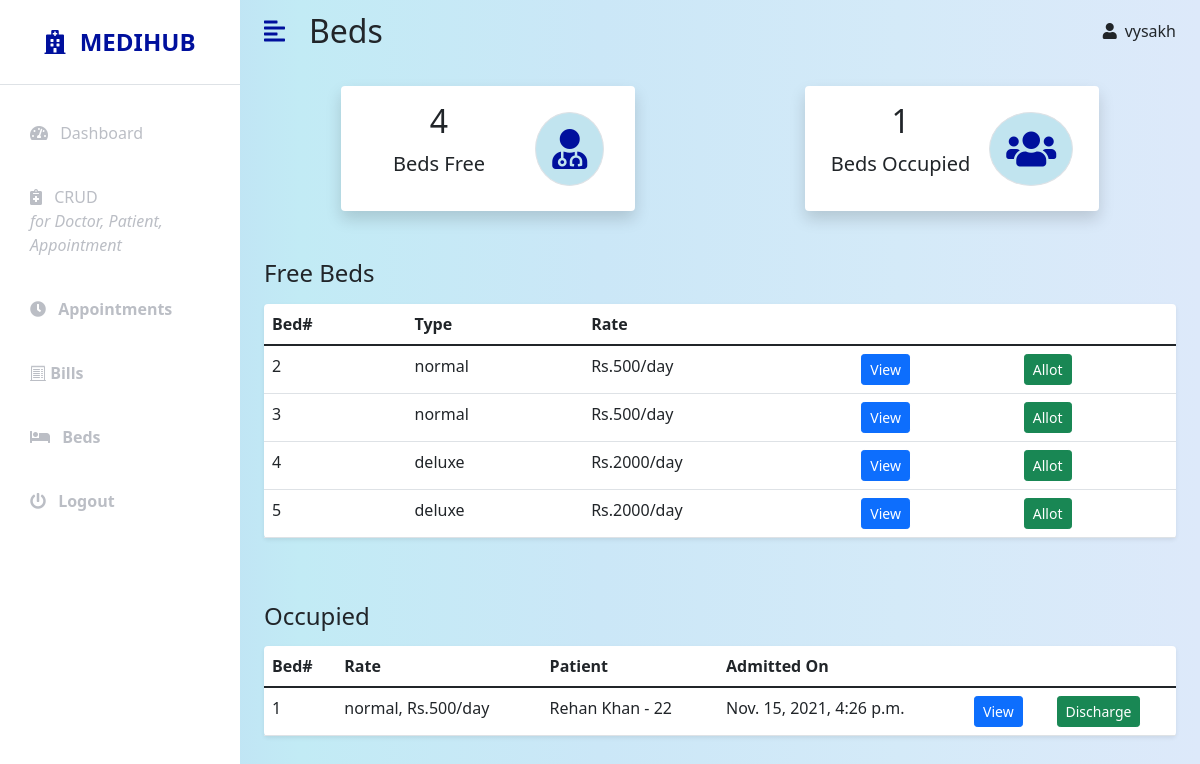
Screenshot of /adminapp/beds/ (signed in) with the database file from the repository.
### hospital/models.py (models this page shows, shortened)
class Bed(models.Model):
    type = models.CharField(max_length=20, default='normal')
    rate = models.IntegerField(default=500)
    occupied = models.BooleanField(default=False)
    @property
    def currentInstance(self):
        return self.bedinstance_set.get(discharged=False)

class BedInstance(models.Model):
    bed = models.ForeignKey(Bed, on_delete=SET_NULL, null=True, blank=True)
    patient = models.ForeignKey(Patient, on_delete=SET_NULL, null=True, blank=True)
    admitted_on = models.DateTimeField(auto_now_add=True)
    discharged_on = models.DateTimeField(null=True, blank=True)
    discharged = models.BooleanField(default=False)
    class Meta:
        ordering = ['-admitted_on']

class Patient(models.Model):
    GENDER_CHOICES = [
        ('M', 'Male'),
        ('F', 'Female'),
        ('X', 'Other'),
    ]
    user = models.OneToOneField(User, on_delete=models.CASCADE, null=True, blank=True)
    first_name = models.CharField(max_length=50, null=True, blank=True)
    last_name = models.CharField(max_length=50, null=True, blank=True)
    gender = models.CharField(max_length=1, choices=GENDER_CHOICES, null=True, blank=True)
    dob = models.DateField(null=True, blank=True)
    phone = models.CharField(max_length=10, null=True, blank=True)
    address = models.TextField(max_length=400, null=True, blank=True)
    email = models.CharField(max_length=100, null=True, blank=True)
    admitted = models.BooleanField(default=False)
    def __str__(self):
        return f'{self.first_name} {self.last_name} - {self.id}'

### adminapp/views.py (the view)
# urls.py: path('beds/', views.bedManagementList, name='bed-management-list'),
@login_required(login_url='admin-login')
@user_passes_test(is_admin, login_url='admin-login')
def bedManagementList(request):
    occupied_no = Bed.objects.filter(occupied=True).count()
    occupied_beds = Bed.objects.filter(occupied=True)
    free_no = Bed.objects.filter(occupied=False).count()
    free_beds = Bed.objects.filter(occupied=False)
    context = {
        'occupied_no': occupied_no,
        'occupied_beds': occupied_beds,
        'free_no': free_no,
        'free_beds': free_beds,
    }
    return render(request, 'adminapp/beds_list.html', context)

### adminapp/views.py (called while the page is built)
def is_admin(user):
    return user.groups.filter(name = 'Administrators').exists()

### adminapp/templates/adminapp/beds_list.html
{% extends 'adminapp/base.html' %}
{% block content %}
<nav class="navbar navbar-expand-lg navbar-light bg-transparent py-1 px-4">
    <div class="d-flex align-items-center justify-content-end">
        <i class="fas fa-align-left primary-text fs-4 me-3" id="menu-toggle"></i>
        <h2 class="fs-2 m-2">Beds</h2>
    </div>
    <div class="collapse navbar-collapse" id="navbarSupportedContent">
        <ul class="navbar-nav ms-auto mb-2 mb-lg-0">
            <li class="nav-item dropdown">
                    <i class="fas fa-user me-2"></i>{{user.username}}
            </li>
        </ul>
    </div>
</nav>
<div class="container-fluid px-4 ">
    <div class="row g-3 my-2 d-flex justify-content-around">
        <div class="col-md-4">
            <div class="p-3 bg-white shadow d-flex justify-content-around align-items-center rounded">
                <div class="d-flex row justify-content-around ">
                    <h3 class="fs-2 text-center">{{free_no}}</h3>
                    <p class="fs-5 text-center">Beds Free</p>
                </div>
                <i class="fas fa-user-md fs-1 primary-text border rounded-full secondary-bg p-3"></i>
            </div>
        </div>
        <div class="col-md-4">
            <div class="p-3 bg-white shadow d-flex justify-content-around align-items-center rounded">
                <div>
                    <h3 class="fs-2 text-center">{{occupied_no}}</h3>
                    <p class="fs-5 text-center">Beds Occupied</p>
                </div>
                <i
                    class="fas fa-users fs-1 primary-text border rounded-full secondary-bg p-3"></i>
            </div>
        </div>
    </div>
    <div class="row my-5">
        <h3 class="fs-4 mb-3">Free Beds</h3>
        <div class="col">
            <table class="table bg-white rounded shadow-sm  table-hover">
                <thead>
                    <tr>
                        <th scope="col">Bed# </th>
                        <th scope="col">Type</th>
                        <th scope="col">Rate</th>
                        <th scope="col"></th>
                        <th scope="col"></th>
                    </tr>
                </thead>
                <tbody>
                    {% for bed in free_beds %}
                    <tr>
                        <td>{{bed.id}}</td>
                        <td>{{bed.type}}</td>
                        <td>Rs.{{bed.rate}}/day</td>
                        <td><a href="{% url 'bed-detail' bed.id %}" class="btn btn-sm btn-primary">View</a></td>
                        <td><a href="{% url 'bed-allot' bed.id %}" class="btn btn-success btn-sm">Allot</a></td>
                    </tr>
                    {% endfor %}
                </tbody>
            </table>
        </div>
    </div>
    <div class="row my-5">
        <h3 class="fs-4 mb-3">Occupied</h3>
        <div class="col">
            <table class="table bg-white rounded shadow-sm  table-hover">
                <thead>
                    <tr>
                        <th scope="col">Bed# </th>
                        <th scope="col">Rate</th>
                        <th scope="col">Patient</th>
                        <th scope="col">Admitted On</th>
                        <th scope="col"></th>
                        <th scope="col"></th>
                    </tr>
                </thead>
                <tbody>
                    {% for bed in occupied_beds %}
                    <tr>
                        <td>{{bed.id}}</td>
                        <td>{{bed.type}}, Rs.{{bed.rate}}/day</td>
                        <td>{{bed.currentInstance.patient}}</td>
                        <td>{{bed.currentInstance.admitted_on}}</td>
                        <td><a href="{% url 'bed-detail' bed.id %}" class="btn btn-sm btn-primary">View</a></td>
                        <td><a href="{% url 'bed-discharge' bed.id %}" class="btn btn-success btn-sm">Discharge</a></td>
                    </tr>
                    {% endfor %}
                </tbody>
            </table>
        </div>
    </div>
</div>
{% endblock %}

### adminapp/static/css/style.css (style rules this page uses)
:root { --main-bg-color: #00189d; --main-text-color: #00109d; --second-text-color: #bbbec5; --second-bg-color: #c1e4ef; }
.primary-text { color: var(--main-text-color); }
.secondary-bg { background-color: var(--second-bg-color); }
.rounded-full { border-radius: 100%; }
#menu-toggle { cursor: pointer; }

### rows the page displays
Bed: id "2", type "normal", rate "500"
Bed: id "3", type "normal", rate "500"
Bed: id "4", type "deluxe", rate "2000"
Bed: id "5", type "deluxe", rate "2000"
Bed: id "1", type "normal", rate "500", currentInstance.patient "Rehan Khan - 22", currentInstance.admitted_on "Nov. 15, 2021, 4:26 p.m."

### other values shown
{{ user.username }} "vysakh"
{{ free_no }} "4"
{{ occupied_no }} "1"
